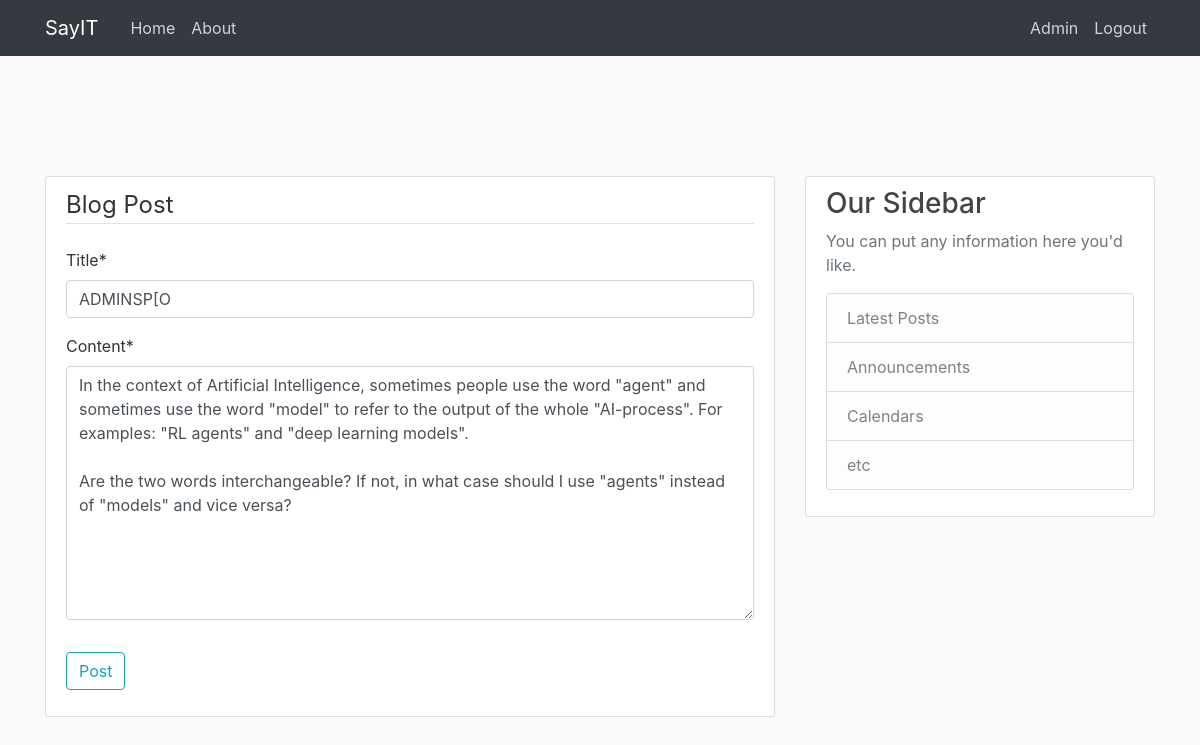
The app's page /post/18/update/ (signed in) with its own data.
### blog_app/models.py (models this page shows, shortened)
class Post(models.Model):
    title = models.CharField(max_length=100)
    content = models.TextField()
    date_posted = models.DateTimeField(default=timezone.now)
    author = models.ForeignKey(User, on_delete=models.CASCADE)
    likes = models.ManyToManyField(User, related_name='blogpost_like')

### blog_app/views.py (the view, shortened to what this page needs)
# urls.py: path('post/<int:pk>/update/', PostUpdateView.as_view(), name='post-update'),
class PostUpdateView(LoginRequiredMixin, UserPassesTestMixin, UpdateView):
    model = Post
    fields = ['title', 'content']
    def test_func(self):
        post = self.get_object()
        if self.request.user == post.author:
            return True
        return False

### blog_app/templates/blog_app/post_form.html (shortened to what this page needs)
{% extends "blog_app/base.html" %}
{% load crispy_forms_tags %}
{% block content %}
        <div class="content-section">
            <form method="POST">
                <fieldset class="form-group">
                    <legend class="border-bottom mb-4">Blog Post</legend>
                    {{ form|crispy }}
                </fieldset>
                <div class="form-group">
                    <button class="btn btn-outline-info" type="submit">Post</button>
                </div>
            </form>
        </div>
{%  endblock content %}

### blog_app/templates/blog_app/base.html (shortened to what this page needs)
{% load static %}
<!DOCTYPE html>
<html lang="en">
  <head>
    <link
      rel="stylesheet"
      href="https://maxcdn.bootstrapcdn.com/bootstrap/4.0.0/css/bootstrap.min.css"
    />
    <link rel="stylesheet" type="text/css" href="{% static 'blog/main.css' %}">
  </head>
  <body>
    <header class="site-header">
      <nav class="navbar navbar-expand-md navbar-dark bg-dark fixed-top">
        <div class="container">
          <a class="navbar-brand mr-4" href="{% url 'blog-home' %}">SayIT</a>
          <div class="collapse navbar-collapse" id="navbarToggle">
            <div class="navbar-nav mr-auto">
              <a class="nav-item nav-link" href="{% url 'blog-home' %}">Home</a>
              <a class="nav-item nav-link" href="{% url 'blog-about' %}">About</a>
            </div>
            <div class="navbar-nav">
              {% if user.is_authenticated %}
                <a class="nav-item nav-link" href="{% url 'profile' %}">{{ user }}</a>
                <a class="nav-item nav-link" href="{% url 'logout' %}">Logout</a>
              {% else %}
                <a class="nav-item nav-link" href="{% url 'login' %}">Login</a>
                <a class="nav-item nav-link" href="{% url 'register' %}">Register</a>
              {% endif %}
            </div>
          </div>
        </div>
      </nav>
    </header>
    <br><br><br><br>
    <main role="main" class="container">
        <div class="row">
          <div class="col-md-8">
            {% block content %}{% endblock %}
          </div>
          <div class="col-md-4">
            <div class="content-section">
              <h3>Our Sidebar</h3>
              <p class='text-muted'>You can put any information here you'd like.
                <ul class="list-group">
                  <li class="list-group-item list-group-item-light">Latest Posts</li>
                  <li class="list-group-item list-group-item-light">Announcements</li>
                  <li class="list-group-item list-group-item-light">Calendars</li>
                  <li class="list-group-item list-group-item-light">etc</li>
                </ul>
              </p>
            </div>
          </div>
        </div>
      </main>
  </body>
</html>

### blog_app/static/blog_app/main.css (style rules this page uses)
body { background: #fafafa; color: #333333; margin-top: 5rem; }
h1, h2, h3, h4, h5, h6 { color: #444444; }
ul { margin: 0; }
.site-header .navbar-nav .nav-link { color: #cbd5db; }
.content-section { background: #ffffff; padding: 10px 20px; border: 1px solid #dddddd; border-radius: 3px; margin-bottom: 20px; }

### records on screen
Post: title "ADMINSP[O", content "In the context of Artificial Intelligence, sometimes people use the word \"agent\" and sometimes use the word \"model\" to refer to the output of the whole \"AI-process\". For examples: \"RL agents\" and \"deep learning models\". Are the two words interchangeable? If not, in what case should I use \"agents\" instead of \"models\" and vice versa?"

### other values on screen
{{ user }} "Admin"
